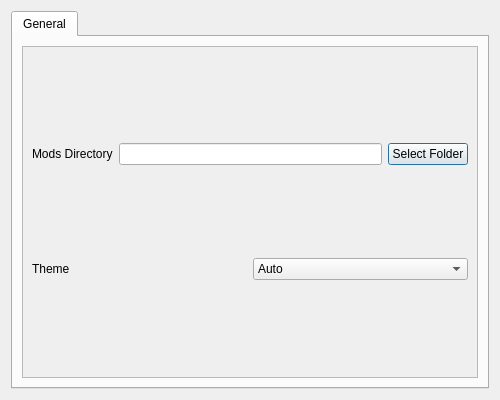
<?xml version="1.0" encoding="UTF-8"?>
<ui version="4.0">
 <class>ConfigurationDialog</class>
 <widget class="QDialog" name="ConfigurationDialog">
  <property name="geometry">
   <rect>
    <x>0</x>
    <y>0</y>
    <width>500</width>
    <height>400</height>
   </rect>
  </property>
  <property name="sizePolicy">
   <sizepolicy hsizetype="MinimumExpanding" vsizetype="Preferred">
    <horstretch>0</horstretch>
    <verstretch>0</verstretch>
   </sizepolicy>
  </property>
  <property name="minimumSize">
   <size>
    <width>500</width>
    <height>0</height>
   </size>
  </property>
  <property name="windowTitle">
   <string>Configuration</string>
  </property>
  <layout class="QVBoxLayout" name="main_layout">
   <item>
    <widget class="QTabWidget" name="configuration_tab_widget">
     <property name="currentIndex">
      <number>0</number>
     </property>
     <widget class="QWidget" name="general_tab">
      <attribute name="title">
       <string>General</string>
      </attribute>
      <layout class="QVBoxLayout" name="general_tab_layout">
       <item>
        <widget class="QScrollArea" name="general_scroll">
         <property name="widgetResizable">
          <bool>true</bool>
         </property>
         <widget class="QWidget" name="general_scroll_contents">
          <property name="geometry">
           <rect>
            <x>0</x>
            <y>0</y>
            <width>458</width>
            <height>332</height>
           </rect>
          </property>
          <layout class="QVBoxLayout" name="general_scroll_contents_layout">
           <item>
            <layout class="QHBoxLayout" name="mods_dir_layout">
             <item>
              <widget class="QLabel" name="mods_dir_label">
               <property name="text">
                <string>Mods Directory</string>
               </property>
              </widget>
             </item>
             <item>
              <widget class="ValidatedLineEdit" name="mods_dir_line_edit"/>
             </item>
             <item>
              <widget class="FileDialogButton" name="mods_dir_button">
               <property name="text">
                <string>Select Folder</string>
               </property>
              </widget>
             </item>
            </layout>
           </item>
           <item>
            <layout class="QHBoxLayout" name="theme_layout">
             <item>
              <widget class="QLabel" name="theme_label">
               <property name="text">
                <string>Theme</string>
               </property>
              </widget>
             </item>
             <item>
              <widget class="SavedComboBox" name="theme_combo_box">
               <item>
                <property name="text">
                 <string>Auto</string>
                </property>
               </item>
               <item>
                <property name="text">
                 <string>Dark</string>
                </property>
               </item>
               <item>
                <property name="text">
                 <string>Light</string>
                </property>
               </item>
              </widget>
             </item>
            </layout>
           </item>
          </layout>
         </widget>
        </widget>
       </item>
      </layout>
     </widget>
    </widget>
   </item>
  </layout>
 </widget>
 <customwidgets>
  <customwidget>
   <class>SavedComboBox</class>
   <extends>QComboBox</extends>
   <header>dread_mod_loader.gui.custom_widgets.saved_combo_box</header>
  </customwidget>
  <customwidget>
   <class>ValidatedLineEdit</class>
   <extends>QLineEdit</extends>
   <header>dread_mod_loader.gui.custom_widgets.validated_line_edit</header>
  </customwidget>
  <customwidget>
   <class>FileDialogButton</class>
   <extends>QPushButton</extends>
   <header>dread_mod_loader.gui.custom_widgets.file_dialog_button</header>
  </customwidget>
 </customwidgets>
 <resources/>
 <connections/>
 <slots>
  <slot>update_theme()</slot>
  <slot>show_mods_dialog()</slot>
 </slots>
</ui>
